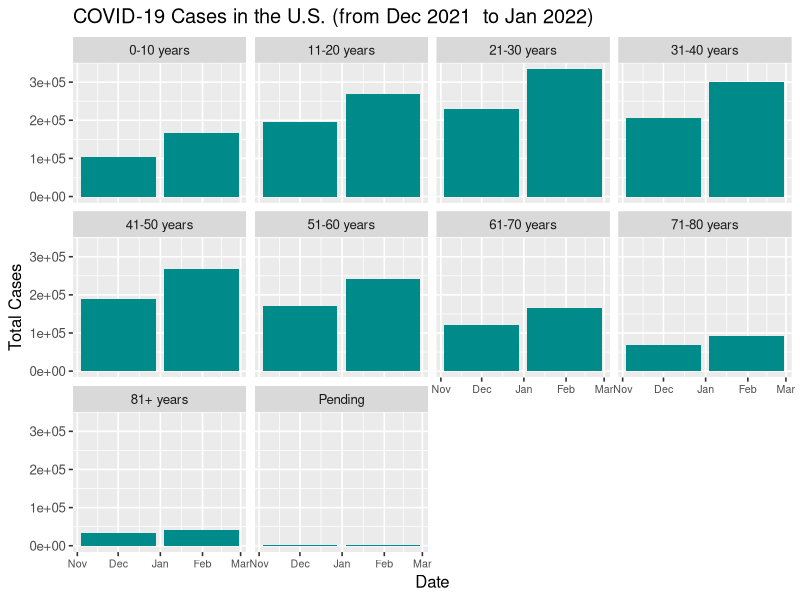
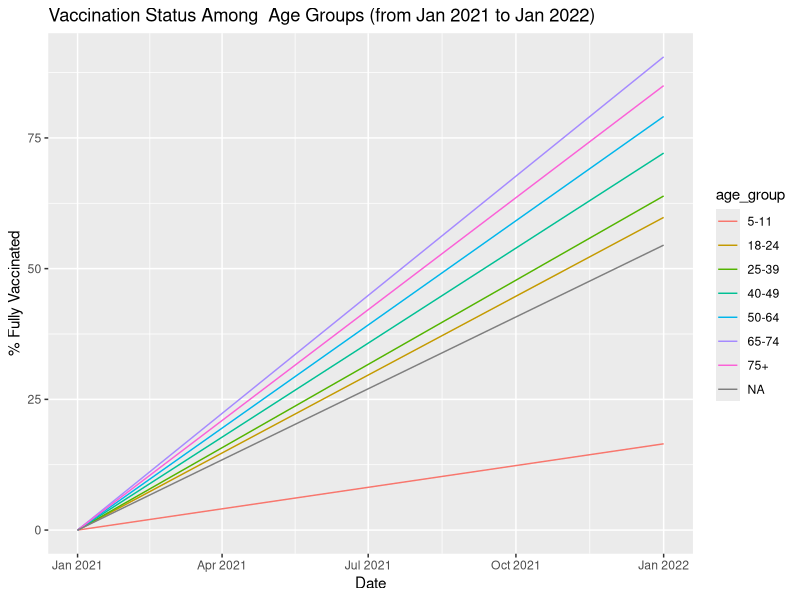

Reproduce these figures in R, in order.
library(tidyverse)

# vax data ---- 
age_group_levels <- c("<5", "5-11", "<12", "16-17", "18-24", 
                      "25-39", "40-49", "50-64", "65-74", "75+")

vax_data <- read_csv("data/COVID-19_Vaccination_Demographics_in_the_United_States_National (1).csv") %>% 
  filter(str_starts(Demographic_category, "Ages_")) %>% 
  rename(age_group = Demographic_category) %>% 
  mutate(
    Date = as.Date(Date, format = "%m/%d/%Y"),
    age_group=str_remove(age_group, "Ages_"),
    age_group=str_remove(age_group, "_yrs"),
    age_group=str_remove(age_group, "yrs")
  ) %>% 
  filter(!age_group %in% c("<12yrs", "<5yrs", "12-15", "16-17", "<12", "<5")) %>%
  mutate(age_group = factor(age_group, levels = age_group_levels)) %>%
  rename(
    per_vax = Series_Complete_Pop_pct_agegroup, 
    date = Date
  ) %>%
  select(date, age_group, per_vax) %>%
  print()

# vax line graph ----
vax_line_graph <-
vax_data %>% 
  filter(date == as.Date("2022-01-01") | date == as.Date("2021-01-01")) %>%
  ggplot(aes(x = date, y = per_vax, color = age_group)) +
  labs(y="% Fully Vaccinated", 
       x="Date", 
       title="Vaccination Status Among  Age Groups (from Jan 2021 to Jan 2022)") +
  geom_line() +
  theme_gray(base_size = 16) %>% 
  print()



# cases ----
library(readxl)
cases_by_age <- 
  read_excel("data/Public-Dataset-Age (1).XLSX") %>% 
  select(-c(AR_TOTALPERCENT, AR_NEWCASES, 
            AR_NEWPERCENT, AR_TOTALDEATHS, AR_NEWDEATHS)) %>% 
  rename(date = DATE, age_range=AGE_RANGE, total_cases=AR_TOTALCASES) %>% 
  mutate(date = as.Date(date)) %>% 
  print()

# stat test for cases ----
chisq.test(table(cases_by_age$age_range, cases_by_age$total_cases))


# cases: multiple graphs ----
case_graph <-
cases_by_age %>% 
  filter(date == as.Date("2022-01-31") | date == as.Date("2021-12-01")) %>% 
  ggplot() +
  geom_col(mapping = aes(x = date, y = total_cases),
           fill = "#008B8B") +
  facet_wrap(~ age_range)+
  labs(y="Total Cases", x="Date", title = "COVID-19 Cases in the U.S. (from Dec 2021  to Jan 2022)")+
  theme_gray(base_size = 12)+
  theme(axis.text.x=element_text(size=rel(.8)))
